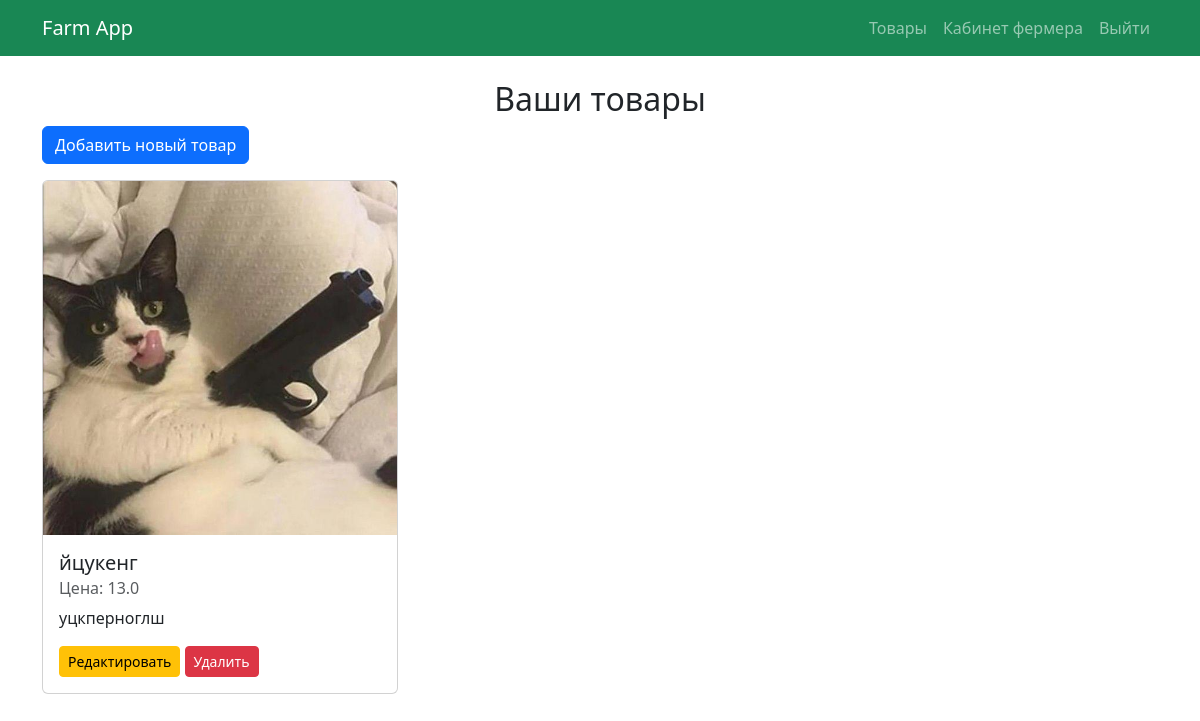
The app's page /farmer (signed in) with its own data.
### app/models.py (models this page shows)
class Product(Base):
    __tablename__ = "products"
    id = Column(Integer, primary_key=True, index=True)
    name = Column(String, index=True)
    description = Column(Text)
    price = Column(Float)
    owner_id = Column(Integer, ForeignKey("users.id"))
    image_url = Column(String, nullable=True)
    created_at = Column(DateTime, default=datetime.utcnow)
    owner = relationship("User", back_populates="products")
    orders = relationship("Order", back_populates="product")

### app/main.py (the view)
        @self.app.get("/farmer")
        def farmer_page(request: Request, db: Annotated[Session, Depends(self.get_db)]):
            if not request.session.get("is_farmer"):
                return RedirectResponse(url="/", status_code=status.HTTP_303_SEE_OTHER)
            user_id = request.session.get("user_id")
            products = db.query(models.Product).filter(models.Product.owner_id == user_id).all()
            return self.templates.TemplateResponse(
                "farmer.html",
                {"request": request, "products": products}
            )

### app/templates/farmer.html (shortened to what this page needs)
{% extends "base.html" %}
{% block content %}
<h2 class="text-center">Ваши товары</h2>
<a href="/add-product" class="btn btn-primary mb-3">Добавить новый товар</a>
<div class="row">
    {% for product in products %}
    <div class="col-md-4 mb-4">
        <div class="card">
            {% if product.image_url %}
            <img src="{{ product.image_url }}" class="card-img-top" alt="{{ product.name }}">
            {% endif %}
            <div class="card-body">
                <h5 class="card-title">{{ product.name }}</h5>
                <h6 class="card-subtitle mb-2 text-muted">Цена: {{ product.price }}</h6>
                <p class="card-text">{{ product.description }}</p>
                <a href="#" class="btn btn-sm btn-warning">Редактировать</a>
                <a href="#" class="btn btn-sm btn-danger">Удалить</a>
            </div>
        </div>
    </div>
    {% else %}
    <p class="text-center">У вас пока нет добавленных товаров.</p>
    {% endfor %}
</div>
{% endblock %}

### records on screen
Product: image_url (picture), name "йцукенг", price "13.0", description "уцкперноглш"
